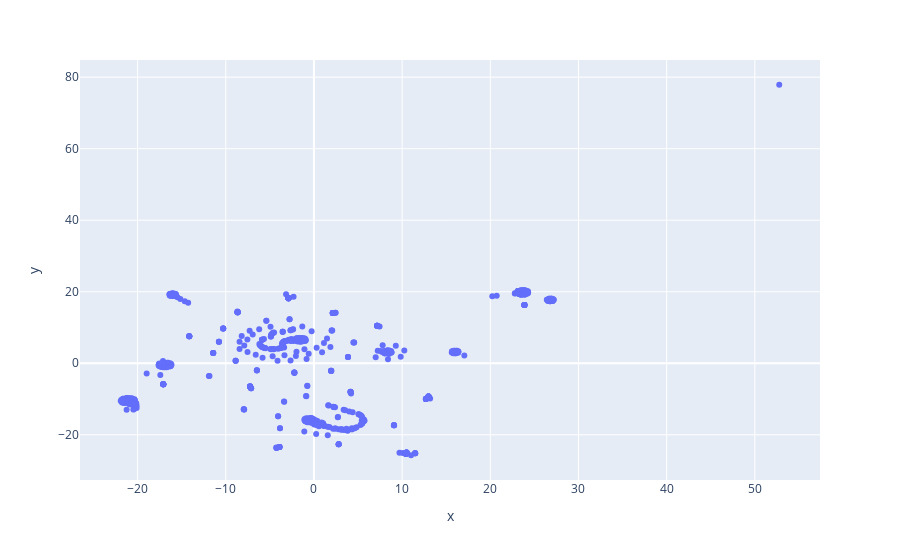

Notebook code cell kept with this figure:
### Code cell
# x and y given as DataFrame columns
import plotly.express as px
fig = px.scatter(df_tsne_features_w_pca_80, x="x", y="y")
fig.show()

### Figure 1 — Plotly figure (JSON) as saved in the notebook; plotly's stock layout.template omitted (floating-point values rounded to 4 significant figures; data arrays with more than 128 entries replaced by an {"elided": "..."} marker saying what was removed)
{"data": [{"hovertemplate": "x=%{x}<br>y=%{y}<extra></extra>", "legendgroup": "", "marker": {"color": "#636efa", "symbol": "circle"}, "mode": "markers", "name": "", "orientation": "v", "showlegend": false, "type": "scatter", "x": {"elided": "532 float values"}, "xaxis": "x", "y": {"elided": "532 float values"}, "yaxis": "y"}], "layout": {"legend": {"tracegroupgap": 0}, "margin": {"t": 60}, "xaxis": {"anchor": "y", "domain": [0, 1], "title": {"text": "x"}}, "yaxis": {"anchor": "x", "domain": [0, 1], "title": {"text": "y"}}}}
